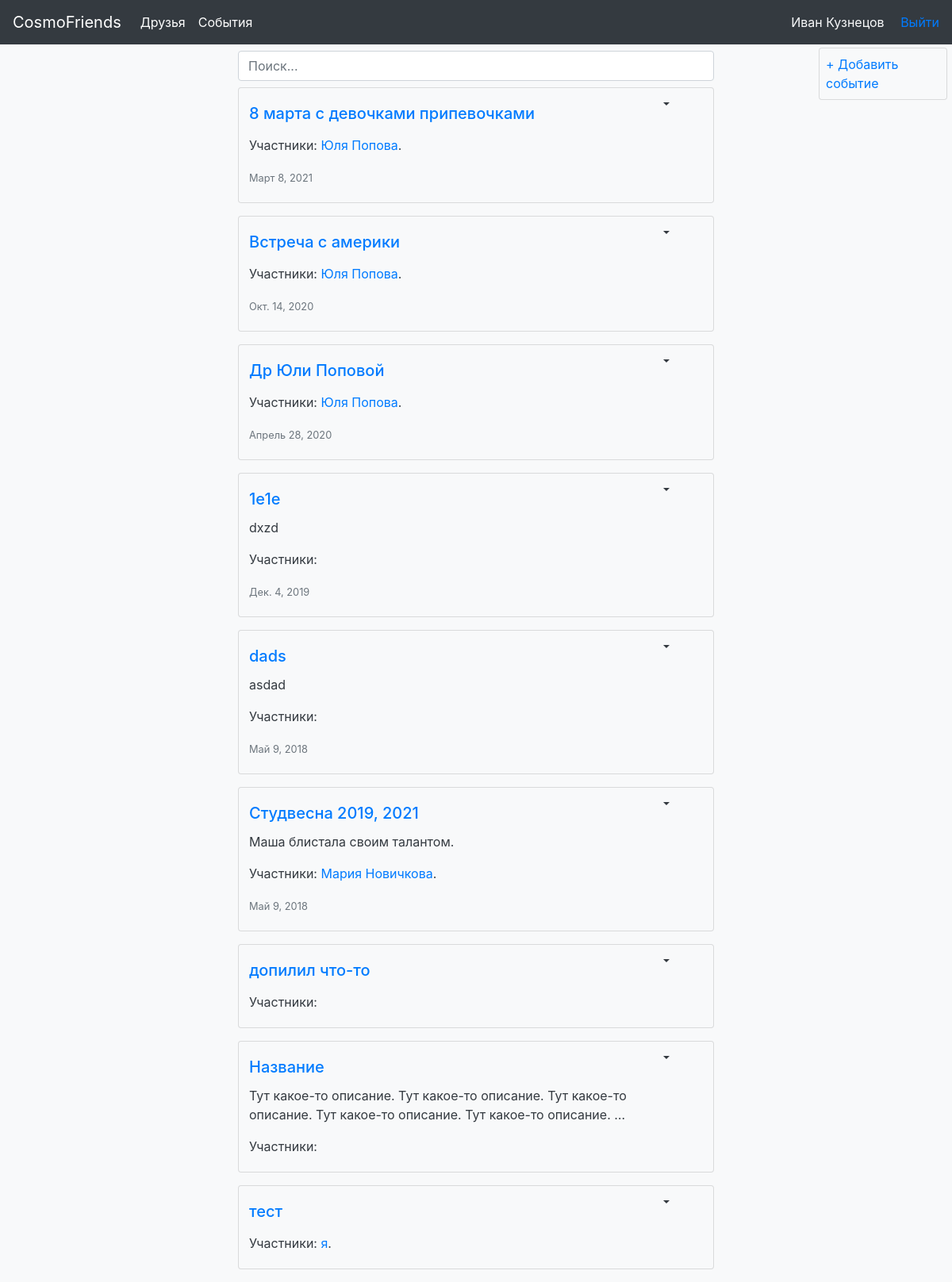
Page /events/ (signed in) on the committed database.
### cosmos/models.py (models this page shows, shortened)
class Events(models.Model):
    event_rating = (
        (1, 'Ужасно'),
        (2, 'Плохо'),
        (3, 'Удовлетворительно'),
        (4, 'Хорошо'),
        (5, 'Отлично'),
    )
    title = models.CharField('Название события', max_length=50)
    user = models.ForeignKey(User, on_delete=models.CASCADE)
    date = models.DateField('Дата', blank=True, null=True)
    points = models.IntegerField('Оценка', default=5, choices=event_rating)
    members = models.ManyToManyField(Friends)
    report = models.TextField('Описание', blank=True, null=True)
    class Meta:
        ordering = ['-date']

class Friends(models.Model):
    name = models.CharField(max_length=50)
    user = models.ForeignKey(User, on_delete=models.CASCADE)
    character = models.TextField(blank=True, null=True)
    points = models.IntegerField(default=0, blank=True)
    date_birth = models.DateField(blank=True, null=True)
    date_begin = models.DateField(blank=True, null=True)
    photo = models.ImageField(upload_to='photos/%Y/%m/%d', blank=True, null=True)
    groups = models.ManyToManyField(Group, blank=True, related_name='peoples')
    class Meta:
        ordering = ['date_begin']
    def __str__(self):
        return self.name

### cosmos/views.py (the view)
# urls.py: path('events/', EventsList.as_view(), name='events'),
class EventsList(LoginRequiredMixin, View):
    def get(self, request):
        e_list = Events.objects.filter(user=request.user)
        return render(request, 'cosmos/events.html', context={'e_list': e_list, 'short': True})

### cosmos/templates/cosmos/events.html (shortened to what this page needs)
{% extends 'base.html' %}
{% load static %}
{% block content %}
{% include 'cosmos/includes/header_template.html' %}
<div class="w-50" style="margin-left: 25%;">
    <input class="mb-2 form-control d-inline" type="search" id="search_event" placeholder="Поиск...">
    {% for event in e_list %}
    {% include 'cosmos/includes/event_card_template.html' %}
    {% endfor %}
</div>
{% include 'cosmos/includes/add_event_template.html' %}
{% endblock %}

### cosmos/templates/cosmos/includes/header_template.html (shortened to what this page needs)
<nav class="navbar navbar-expand-lg navbar-dark bg-dark fixed-top">
    <a class="navbar-brand" href=" {% url 'home' %} ">CosmoFriends</a>
    <div class="collapse navbar-collapse" id="navbarSupportedContent">
        <ul class="navbar-nav mr-auto">
            <li class="nav-item active">
                <a class="nav-link" href=" {% url 'friends' %} ">Друзья</a>
            </li>
            <li class="nav-item active">
                <a class="nav-link" href="{% url 'events' %}">События</a>
            </li>
        </ul>
        <div class="text-light">
            {{ user.get_full_name }}
            <a class="ml-3" href=" {% url 'logout' %} ">Выйти</a>
        </div>
    </div>
</nav>
<div style="height: 4rem;">
</div>

### cosmos/templates/cosmos/includes/event_card_template.html (shortened to what this page needs)
{% load static %}
<div class="card bg-light mb-3 w-100">
    <div class="row">
        <div class="ml-2 card-body col-10 maybe-selected">
            <a href="{% url 'some_event' event.id %}"><h5 class="card-title">{{event.title}}</h5></a>
            <p class="card-text">{%if short%}{{event.report|truncatewords:15}}{%else%}{{event.report}}{%endif%}</p>
            <p class="card-text">Участники:
                {%for member in event.members.all %}
                <a href="{% url 'some_friend' member.id%}">{{member}}</a>{%if forloop.last%}.{%else%},{%endif%}
                {%endfor%}
            </p>
            {% if event.date%}
            <p class="card-text"><small class="text-muted">{{event.date}}</small></p>
            {%endif%}
            </div>
            <div class="col-md-auto mt-2 ">
                <li class="nav-item dropdown">
                    <a class="dropdown-toggle" id="navbarScrollingDropdown{{event.id}}"
                       data-bs-toggle="dropdown" aria-expanded="false">
                    </a>
                </li>
            </div>
        </div>
    </div>

### static/css/settings.css (style rules this page uses)
li { list-style-type: none; }
ul { margin-left: 0; padding-left: 0; }

### rows in the picture
Events: title "8 марта с девочками припевочками", date "Март 8, 2021"
Friends: name "Юля Попова"
Events: title "Встреча с америки", date "Окт. 14, 2020"
Events: title "Др Юли Поповой", date "Апрель 28, 2020"
Events: title "1e1e", report "dxzd", date "Дек. 4, 2019"
Events: title "dads", report "asdad", date "Май 9, 2018"
Events: title "Студвесна 2019, 2021", report "Маша блистала своим талантом.", date "Май 9, 2018"
Friends: name "Мария Новичкова"
Events: title "допилил что-то"
Events: title "Название", report "Тут какое-то описание. Тут какое-то описание. Тут какое-то описание. Тут какое-то описание. Тут какое-то описание. …"
Events: title "тест"
Friends: name "я"

### other values in the picture
{{ user.get_full_name }} "Иван Кузнецов"
